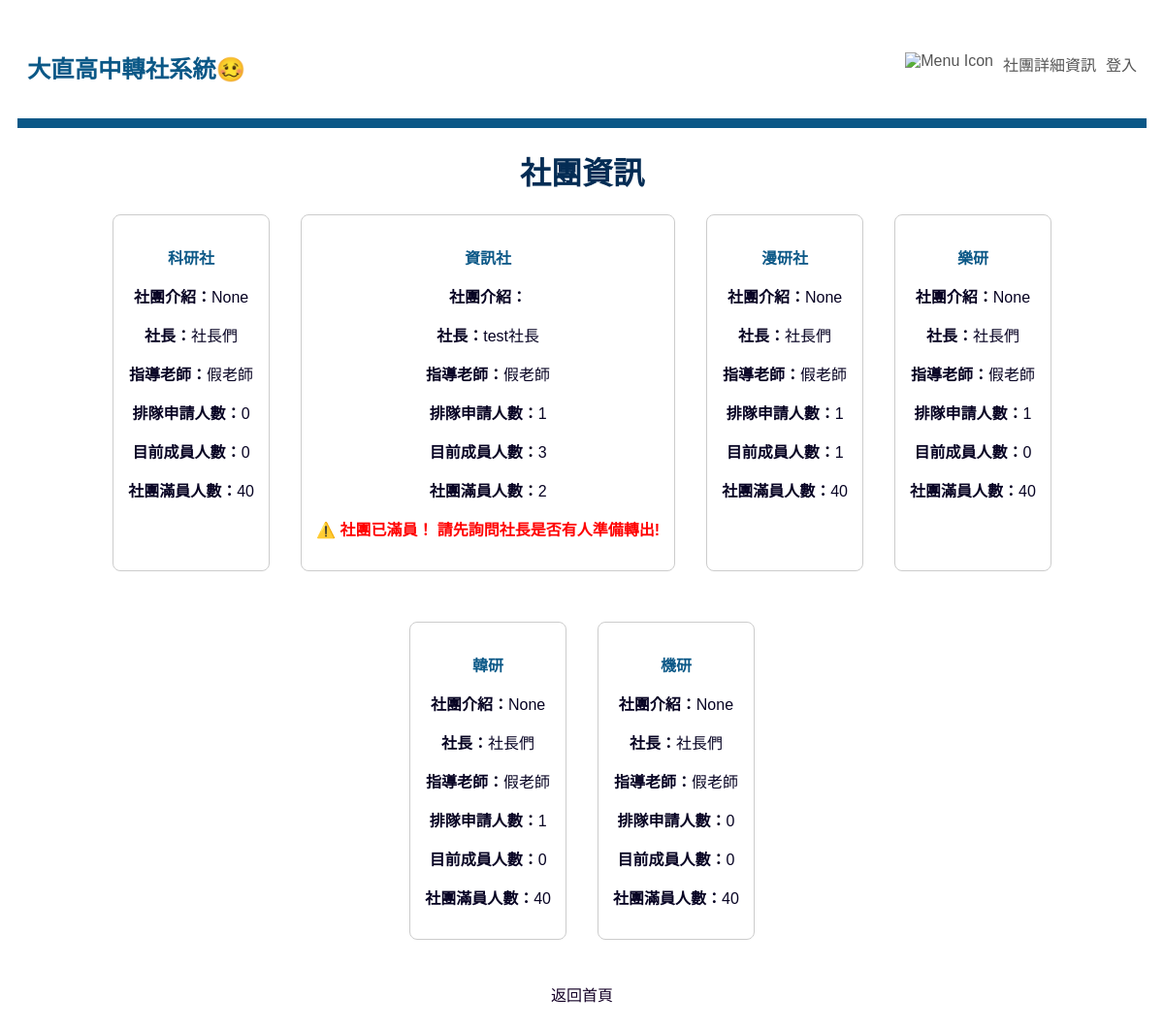
The page /transfer/detail/ on the database its author committed.
### transfer/models.py (models this page shows, shortened)
class Club(models.Model):
    name = models.CharField(max_length=100, unique=True, verbose_name="社團名稱")
    max_participants = models.IntegerField(verbose_name="人數上限")
    founder = models.ForeignKey(User, on_delete=models.SET_NULL, null = True,related_name='founded_clubs', verbose_name="社長")
    teacher = models.ForeignKey(User, on_delete=models.SET_NULL, null = True, related_name='taught_clubs', verbose_name="指導老師")
    description = models.TextField(max_length=200, unique=True, verbose_name="社團介紹", blank=True, null=True)

### transfer/views.py (the view)
# urls.py: path('detail/', views.detail, name='club_detail'),
def detail(request):
    clubs = Club.objects.all()
    return render(request, 'transfer/detail.html', {'clubs': clubs})

### transfer/templates/transfer/detail.html (shortened to what this page needs)
{% extends "base.html" %}
{% block main %}
    <body>
        <h1>社團資訊</h1>
        <nav class="info-list">
            {% for club in clubs %}
                <nav class="info" style="border: 1px solid #ccc; padding: 15px; margin-bottom: 20px; border-radius: 8px;">
                    <p style="color: #0b5887;"><strong>{{ club.name }}</strong></p>
                    <p><strong>社團介紹：</strong>{{ club.description }}</p>
                    <p><strong>社長：</strong>{{ club.founder.username }}</p>
                    <p><strong>指導老師：</strong>{{ club.teacher.username }}</p>
                    <p><strong>排隊申請人數：</strong>{{ club.incoming_requests.count }}</p>
                    <p><strong>目前成員人數：</strong>{{ club.members.count }}</p>
                    <p><strong>社團滿員人數：</strong>{{ club.max_participants }}</p>
                    {% if club.members.count >= club.max_participants %}
                        <p style="color: red; font-weight: bold;">⚠️ 社團已滿員！
                            請先詢問社長是否有人準備轉出!</p>
                    {% endif %}
                </nav>
            {% endfor %}
        </nav>
        <p><a href="{% url 'index' %}">返回首頁</a></p>
    </body>
{% endblock %}

### static/style.css (style rules this page uses)
body { font-family: "Microsoft JhengHei", sans-serif; background-color: #ffffff; color: #070323; padding: 10px; text-align: center; }
h1 { color: #042c54; }
a { color: #160328; text-decoration: none; }
nav.info { border: 1px solid #ccc; padding: 15px; margin-bottom: 20px; border-radius: 8px; }
.info-list { display: flex; flex-wrap: wrap; gap: 32px; justify-content: center; margin-bottom: 24px; padding: 0 32px; background-color: #ffffff; }

### rows shown on the page
Club: name "科研社", description "None", founder.username "社長們", teacher.username "假老師", incoming_requests.count "0", members.count "0", max_participants "40"
Club: name "資訊社", founder.username "test社長", teacher.username "假老師", incoming_requests.count "1", members.count "3", max_participants "2", shows "⚠️ 社團已滿員！ 請先詢問社長是否有人準備轉出!"
Club: name "漫研社", description "None", founder.username "社長們", teacher.username "假老師", incoming_requests.count "1", members.count "1", max_participants "40"
Club: name "樂研", description "None", founder.username "社長們", teacher.username "假老師", incoming_requests.count "1", members.count "0", max_participants "40"
Club: name "韓研", description "None", founder.username "社長們", teacher.username "假老師", incoming_requests.count "1", members.count "0", max_participants "40"
Club: name "機研", description "None", founder.username "社長們", teacher.username "假老師", incoming_requests.count "0", members.count "0", max_participants "40"
